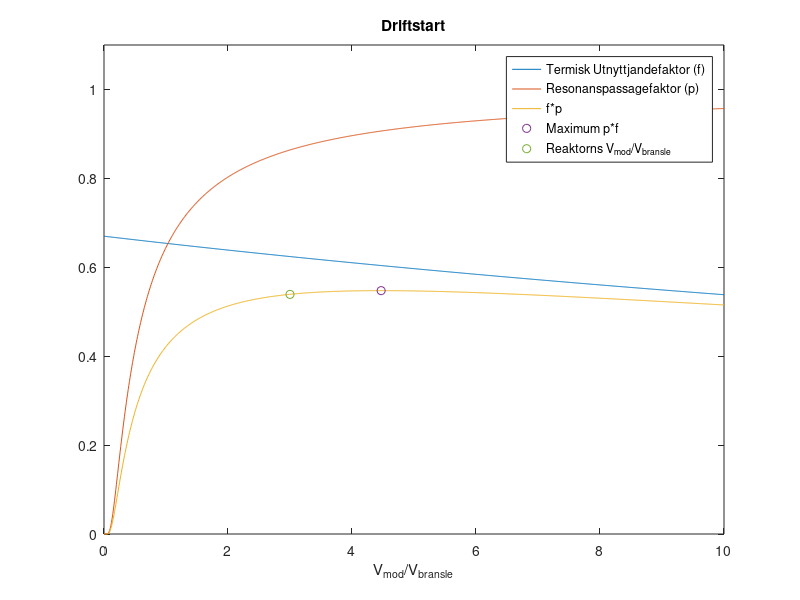
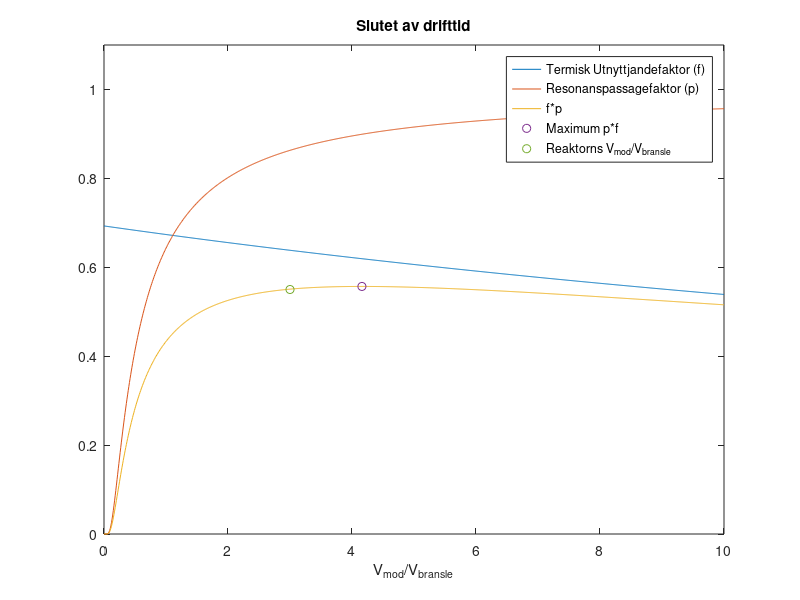

These charts were generated, in order, by the following MATLAB code:
%Inlämningsuppgift 1

%%%%%%%%%% Beräkning av konverteringskvoten
%C = (Sigma_a238/Sigma_a235)+(Sigma_f235/Sigma_a235)*epsilon*my_u235*P_s*(1-p);

clc;clear;

n = 1;
while n < 3
    
    %%%%%%%%%% Konstanter (typ)
    t = 60*60*24*365; %[s] tid ett år
    epsilon = 1.06;
    P_leakage = 0.97;
    P_s = 0.96; %icke-läckagefaktor för snabba neutroner - taget från första bästa källa på nätet
    P = 2928*10^6; %Termisk reaktoreffekt
    m_UO2 = 118000; %[kg]vikt för uranoxidet
    u = 1.66*10^-24; %[kg] universala massenheten
    E_fission = 200*10^6; %[MeV] utlöst energi per fission
    ny_pu239 = 2.9; % genomsnittligt antal för hur många neutroner som bildas per fission för Pu239
    ny_u235 = 2.42; % genomsnittligt antal för hur många neutroner som bildas per fission för U235
    sigma_f235 = 582.2*10^-24; %[barn] mikroskopiskt tvärsnitt för fission U235
    sigma_c235 = 93.6*10^-24; % [barn] mikroskopiskt tvärsnitt för infångning U235
    sigma_c238 = 2.7*10^-24; % [barn] mikroskopiskt tvärsnitt för infångning U238
    sigma_a238 = 2.7*10^-24; 
    rho_U = 10.97; % [g/cm3] urandioxids densitet, ändras när uran235 konverterar till plutonium?
    T_u = 1500+273.15; % [K] Temperatur ?, Maxtemp för Forsmark 1 är 1800 C
    N0_u235 = (0.025*rho_U)/((235+16*2)*u); %[kärnor/cm3] kärntäthet U235 vid start
    N0tot_u235 = N0_u235*(m_UO2/(10.97*10^-3)); % antal kärnor U235 totalt i härden vid start
    %N0_u235 = (e*rho_U)/((235+16*2)*u);
    N0_u238 = ((1-0.025)*rho_U)/((238+16*2)*u); %[kärnor/cm3] kärntäthet U238 vid start, KSU s102
    N0tot_u238 = N0_u238*(m_UO2/(10.97*10^-3)); % antal kärnor U238 totalt i härden vid start
    N0_pu239 = 0; %antal Pu239 kärnor vid start
    sigma_a235 = sigma_f235+sigma_c235; %%Tvärsnitt för absorption för U235, konverteras till Pu239 -> Sigma_abransle ändras därav över tid (idé: använd samma timestep som resten, splitta så att den går från 0% till 30% Pu över cykeln. Tillsammans med C?
    sigma_f239 = 744.4*10^-24; %tagen från KSU
    sigma_c239 = 268.8*10^-24; %tagen från KSU
    sigma_a239 = sigma_f239+sigma_c239;
    rho_Xe = 5.9; %[g/cm3] densitet för Xe135
    FR = P/(200*1.6021*(10^-13));%*(m_U02/(rho_U*10^-3))); %[1/cm3/s] fissionsrat för bränslet (?)
    X = linspace(0,10,1000);
    
        %%%%%%%%%% Beräkning av resonanspassagefaktorn
        
    if n == 1
        e = 0.025;
        N_u = ((1-e)*rho_U)/((238+16*2)*u);%antal kärnor U238 [kärnor/(cm3 bränsle)]
    elseif n == 2
        e = (Nt_u235+Nt_pu239) / (Nt_u238+Nt_u235+Nt_pu239); % anrikning efter t tid (ett år)
        N_u = ((1-e)*rho_U)/((238+16*2)*u); %antal kärnor U238 [kärnor/(cm3 bränsle)]
    end
    R_u = 1/2; % [cm] stavradie, data tagen från Forsmark 1
    V_u = 1; %Volym bränsle, sätter Vu/Vm till 1/3, behöver diskuteras vad det egentligen är
    V_m = 3; %Volym moderator
    xi = 1.26; %log. medelenergiförlusten för moderatorn, sätter xi*Sigma_s = 1.28 enligt KSU. Ändra detta till senare? 
    Sigma_s = 1; %makroskopiskt spridningstvärsnitt i moderatormaterialet [cm-1]

    sigma_Iabs_300K = 3 + 39.6/(sqrt(R_u*rho_U));
    B_1 = 6.1*10^(-3)+(0.94*10^(-2)/(R_u*rho_U));
    sigma_IabsT = sigma_Iabs_300K*(1+B_1*(sqrt(T_u)-sqrt(300))); %[barn]
    
    p = exp(-(1-e)*((N_u*sigma_IabsT*(10^-24)*V_u)/(xi*Sigma_s*V_m)));
    
    p_all = zeros(1,length(X));
    for i = 1:1:length(X)
        V_m = X(i);
        p_all(i) = exp(-(1-e)*((N_u*sigma_IabsT*(10^-24)*V_u)/(xi*Sigma_s*V_m)));
    end
    
    if n == 1
        e = 0.025; % anrikning vid start
        Sigma_a235 = ((e*rho_U)/(235*1.66043*10^-24))*sigma_a235; %makroskopiska tvärsnittet för absorption för uran235
        Sigma_a238 = (((1-e)*rho_U)/(238*1.66043*10^-24))*sigma_a238; %makroskopiska tvärsnittet för absorption för uran238
        Sigma_f235 = (((e)*rho_U)/(235*1.66043*10^-24))*sigma_f235; %makroskopiska tvärsnittet för fission för uran235
        %C_0 = (sigma_c238*N0_u238)/(sigma_a235*N0_u235+sigma_a239*N0_pu239); %koverteringskvot vid start
        %disp(['C_0 1 = ' num2str(C_0)]);
        C_0 = (Sigma_a238/Sigma_a235)+(Sigma_f235/Sigma_a235)*epsilon*ny_u235*(1-p);
        disp(['C_0 = ' num2str(C_0)]);
        disp(['e = ' num2str(e)]);
    elseif n == 2
        e = (Nt_u235+Nt_pu239) / (Nt_u238+Nt_u235+Nt_pu239); % anrikning efter t tid (ett år)
        Sigma_a235 = ((e*(1-andel_PuvsU)*rho_U)/(235*1.66043*10^-24))*sigma_a235; %makroskopiska tvärsnittet för absorption för uran235
        Sigma_a238 = (((1-e)*rho_U)/(238*1.66043*10^-24))*sigma_a238; %makroskopiska tvärsnittet för absorption för uran238
        Sigma_f235 = (((e*(1-andel_PuvsU))*rho_U)/(235*1.66043*10^-24))*sigma_f235; %makroskopiska tvärsnittet för fission för uran235
        Sigma_a239 = ((e*andel_PuvsU*rho_U)/(239*1.66043*10^-24))*sigma_a239;
        Sigma_f239 = ((e*andel_PuvsU*rho_U)/(239*1.66043*10^-24))*sigma_f239;
        %C_t = (sigma_c238*Nt_u238)/(sigma_a235*Nt_u235+sigma_a239*Nt_pu239); %konverteringskvot efter t tid (ett år)
        C_t = (Sigma_a238/(Sigma_a235*(1-andel_PuvsU)+Sigma_a239*andel_PuvsU))+((Sigma_f235*(1-andel_PuvsU)+Sigma_f239*andel_PuvsU)/(Sigma_a235*(1-andel_PuvsU)+Sigma_a239*andel_PuvsU))*epsilon*ny_u235*(1-p);
        disp(['C_t = ' num2str(C_t)]);
        disp(['e = ' num2str(e)]);
    end
    
    
    %%%%%%%%%% Beräkning av termiska fissionsfaktorn 
    if n == 1
        C = C_0;
        deltaA_u235 = ((P*t)/(E_fission*1.602*10^-19))*(1-C)*(sigma_a235/sigma_f235);
        Nt_pu239 = deltaA_u235*C; %förbrukade fissila kärnor multiplicerat med konverteringskvoten
        Nt_u235 = N0tot_u235 - deltaA_u235; % antal kärnor U235 efter t tid (ett år)
        Nt_u238 = N0tot_u238 - Nt_pu239; % antal kärnor U238 efter t tid (ett år), ingen hänsyn tagen till att X antal kärnor U238 har förbrukats genom fission
    elseif n == 2
        C = C_t;
        deltaA_u235 = ((P*t)/(E_fission*1.602*10^-19))*(1-C)*((sigma_a235/sigma_f235)*(1-andel_PuvsU)+(sigma_a239/sigma_f239)*andel_PuvsU);
        Nt_pu239 = deltaA_u235*C; %förbrukade fissila kärnor multiplicerat med konverteringskvoten
        Nt_u235 = N0tot_u235 - deltaA_u235*(1-C); % antal kärnor U235 efter t tid (ett år)
        Nt_u238 = N0tot_u238 - Nt_pu239; % antal kärnor U238 efter t tid (ett år), ingen hänsyn tagen till att X antal kärnor U238 har förbrukats genom fission
    end 
    
    
    disp(Nt_pu239);
    disp(Nt_u238);
    disp(Nt_u235);
    
    if n == 1
        andel_PuvsU = 0; % andel Pu239 av de fissila kärnorna, noll i början
    end
   
    ny = (1-andel_PuvsU)*ny_u235 + (andel_PuvsU)*ny_pu239;

    eta = ny * (e*(sigma_f235*(1-andel_PuvsU)+sigma_f239*andel_PuvsU)/(e*(sigma_a235*(1-andel_PuvsU)+sigma_a239*andel_PuvsU)+(1-e)*sigma_c238));




    %%%%%%%%%% Beräkning av termiska utnyttjandefaktorn
%Sätter alla fi till 1 då vi antar homogent neutronflöde
    
    if n == 1
        Sigma_abransle = Sigma_a235+Sigma_a238; %Makroskopiska tvärsnittet för bränslet, ändras över tiden
        insattning = 0.711; %[%] insättning av styrstaven, oklart vad den ska börja på, vi kan börja med noll och se vilken k_eff vi får
    elseif n == 2
        Sigma_abransle = Sigma_a235+Sigma_a238+Sigma_a239; %Makroskopiska tvärsnittet för bränslet, ändras över tiden
        insattning = 0.383; %[%] insättning av styrstaven, oklart vad den ska börja på, vi kan börja med noll och se vilken k_eff vi får
    end
    fi_bransle = Sigma_abransle/FR; %neutronflöde kopplat till absorption för U235
    %disp(['fi_bransle = 'num2str(fi_bransle)]);
    V_bransle = 1; % typiskt volymförhållande

    fi_mod = 1; 
    Sigma_amod = 0.02; %taget från KSU (I think)
    V_mod = 3; % typiskt volymförhållande

    fi_styrstav = 1;
    Sigma_astyrstav = 0.15; %[cm-1]
    styrstav_bredd = 270*10^-3; %[m]
    styrstav_tjocklek = 7*10^-3; %[m] vet inte vad tjockleken är för forsmarks styrstavar, men värdet stämmer överens med Sigma_astyrstav
    styrstav_langd = 3700*10^-3; %[m], antar att det inte spelar någon roll när vi har en längd insättning av styrstaven som vi styr
    N_styrstav = 161; %antal styrstavar
    V_styrstav = styrstav_bredd*styrstav_tjocklek*styrstav_langd*insattning*N_styrstav; %rätt?

    fi_gift = 1;
    sigma_agift = 2.65*10^6; %[barn] mikroskopiskt tvärsnitt för Xe135, taget från KSU
    gamma_TeU = 0.0321618; % fissionsproduktfördelning för Tellurium från U235
    gamma_IU = 0.0292737;% fissionsproduktfördelning för jod från U235
    T_I2 = 6.57*60*60;%[s] halveringstid för jod
    lambda_I = log(2)/T_I2;%sönderfallskonstanten för I135
    
    gamma_TePu = 0.0219297; % fission yield Tellurium från Pu239
    gamma_IPu = 0.0428742; % fission yield Iodine från Pu239
    gamma_XeU = 0.00178122; % fission yield Xenon från U235
    gamma_XePu = 0.007522799; % fission yield Xenon från Pu239
    
    if n == 1
        gamma_I = gamma_TeU+gamma_IU; %total fission yield för Jod, när vi antar att det inte finns någon Pu239 i reaktorn
        gamma_Xe = gamma_XeU; %total fission yield för Xenon, när vi antar att det inte finns någon Pu239 i reaktorn
    elseif n == 2
        gamma_I = (gamma_TeU+gamma_IU)*(1-andel_PuvsU)+(gamma_TePu+gamma_IPu)*andel_PuvsU; % total fission yield för Jod, när vi vet att det finns Pu239 i reaktorn
        gamma_Xe = gamma_XeU*(1-andel_PuvsU) + gamma_XePu*andel_PuvsU; % total fission yield för Xenon, när vi vet att det finns Pu239 i reaktorn
    end
    
    N_I = (gamma_I*FR)/lambda_I; %antalet kärnor Jod i härden
    N_A = 6.022*10^23; %Avogadros konstant
    M_I = 134.91006; %[u] relativ atommassa
    m_I = (N_I/N_A)*M_I; %[g] massa jod i härden
    %disp(['m_I = ' num2str(m_I) ' g']);
    
    T_Xe2 = 9.14*60*60; % [s] halveringstid Xe135
    lambda_Xe = log(2)/T_Xe2; % [s] sönderfallskonstant för Xe135
    sigma_aXe = 2.65*10^6*10^-24; % [cm-2] mikroskopiskt absorptionstvärsnitt för Xe135
    %N_Xe = (lambda_I*N_I+gamma_Xe*FR)/(sigma_aXe+lambda_Xe); % antal kärnor Xe135 i härden
    N_Xe = ((gamma_Xe+gamma_I)*FR)/(gamma_Xe+sigma_aXe*fi_bransle); % antal kärnor Xe135 i härden - denna tagen från slide (är nog denna)
    M_Xe = 134.9072075; % [u]Atomic mass Xe135
    m_Xe = (N_Xe/N_A)*M_Xe; % massa Xe135 i härden'
    %disp(['m_Xe = ' num2str(m_Xe) ' g']);

    V_gift =  N_Xe/((N0tot_u235+N0tot_u238)*2*16);%N_Xe / (N_tot); N_tot är endast rätt vid start, men ett bra antagande annars. Ignorera O2 ?
    Sigma_agift = N_Xe*sigma_aXe; % Makroskopiska tvärsnittet för 

    fi_an = 1; 
    Sigma_aan = 1;
    V_an = 1;

    %f = (fi_bransle*Sigma_abransle*V_bransle)/(fi_bransle*Sigma_abransle*V_bransle+fi_mod*Sigma_amod*V_mod+fi_styrstav*Sigma_astyrstav*V_styrstav+fi_gift*Sigma_agift*V_gift+fi_an*Sigma_aan*V_an); %V_an * mm = 1.1 (?)
    
    disp(['V_styrstav = ' num2str(V_styrstav)])
    
    %%%%%%%%%% Beräkning av neutronflödet
    %fi = P/(sigma_f235*gamma*N_235); 

    %%%%%%%%%% p*f plot
    
    f_all = zeros(1,length(X));
    for i = 1:1:length(X)
        V_m = X(i);
        f_all(i) = (Sigma_abransle*V_bransle)/(Sigma_abransle*V_bransle+Sigma_amod*V_m+Sigma_astyrstav*V_styrstav+Sigma_agift*V_gift+0.15);
    end
    
    f = (Sigma_abransle*V_bransle)/(Sigma_abransle*V_bransle+Sigma_amod*V_mod+Sigma_astyrstav*V_styrstav+Sigma_agift*V_gift+0.15);
    k = eta * epsilon * p * f * P_leakage;
    
    disp(['P_leakage = ' num2str(P_leakage)]);
    disp(['epsilon = ' num2str(epsilon)]);
    disp(['f = ' num2str(f)]);
    disp(['p = ' num2str(p)]);
    disp(['eta = ' num2str(eta)]);
    disp(['k_eff = ' num2str(k)]);
    
    pf_all = f_all.*p_all;
    [Max,Index] = max(pf_all);
    
    figure(n)
    plot(X,f_all);
    axis([0 10 0 1.1])
    if n == 1
        title('Driftstart');
    elseif n == 2
        title('Slutet av drifttid');
    end
    ylabel('');
    xlabel('V_{mod}/V_{bransle}');
    hold on
    plot(X,p_all);
    plot(X,pf_all);
    plot(Index/100,Max,'o');
    if n == 1
        plot(3,0.539,'o');
    elseif n == 2
        plot(3,0.55,'o');
    end
    legend('Termisk Utnyttjandefaktor (f)','Resonanspassagefaktor (p)','f*p','Maximum p*f', 'Reaktorns V_{mod}/V_{bransle}')
    hold off
    
    
    disp([' ']);
    
    if n == 2
        andel_PuvsU = Nt_pu239 / Nt_u235; % andel Pu239 av de fissila kärnorna
    end
    n = n + 1;
end